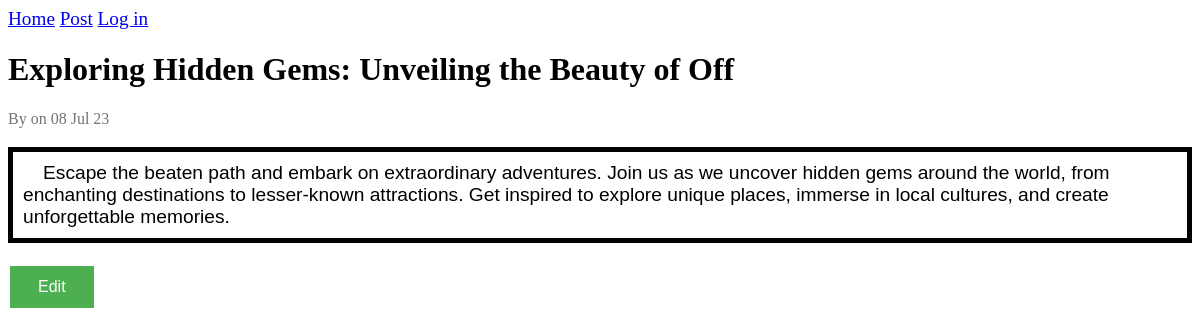
Screenshot of /posts/6/ with the database file from the repository.
### blogs/models.py (models this page shows, shortened)
class BlogPost(models.Model):
    title = models.CharField(max_length=50)
    text = models.TextField()
    date_added = models.DateTimeField(auto_now_add=True)

### blogs/views.py (the view)
# urls.py: path(r'posts/<int:post_id>/',views.post,name='post'),
def post(request,post_id):
    post = BlogPost.objects.get(id=post_id)
    context = {'post': post}
    return render(request, 'blogs/post.html', context)

### blogs/templates/blogs/post.html (shortened to what this page needs)
{% extends 'blogs/base.html' %}
{% block content%}
<!DOCTYPE html>
<html lang="en">
<head>
</head>
<body>
    <h1>{{post.title}}</h1>
    <span class="post--date">By on {{post.date_added|date:"d M y"}}</span>
    <p class="post--text" >
        {{post.text}}
    </p>
        <a href="{% url 'blogs:edit_post' post.id %}">
            <button  class="edit--post--btn">Edit</button>
        </a>
</body>
</html>
{% endblock content %}

### blogs/templates/blogs/post.html (style rules this page uses)
.post--text { font-family:'Gill Sans', 'Gill Sans MT', Calibri, 'Trebuchet MS', sans-serif; color: #000; text-decoration: none; font-size:larger; text-indent: 20px; }
.edit--post--btn { background-color: #4CAF50; border: none; color: white; padding: 12px 28px; text-align: center; text-decoration: none; display: inline-block; font-size: 16px; margin: 4px 2px; cursor: pointer; }
.post--text { border: 5px solid black; padding: 10px; background-repeat: no-repeat; }
.post--date { font-family: 'Times New Roman', Times, serif; color: #757373; font-size: medium; }

### rows the page displays
BlogPost: title "Exploring Hidden Gems: Unveiling the Beauty of Off", date_added "08 Jul 23", text "Escape the beaten path and embark on extraordinary adventures. Join us as we uncover hidden gems around the world, from enchanting destinations to lesser-known attractions. Get inspired to explore unique places, immerse in local cultures, and create unforgettable memories."
